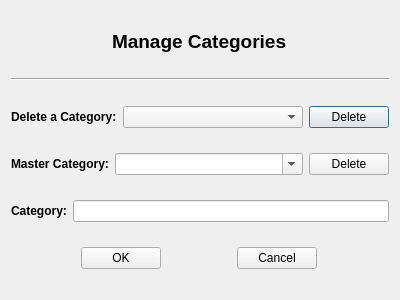
<?xml version="1.0" encoding="UTF-8"?>
<ui version="4.0">
 <class>ManageCategories</class>
 <widget class="QDialog" name="ManageCategories">
  <property name="geometry">
   <rect>
    <x>0</x>
    <y>0</y>
    <width>400</width>
    <height>300</height>
   </rect>
  </property>
  <property name="sizePolicy">
   <sizepolicy hsizetype="Preferred" vsizetype="Preferred">
    <horstretch>0</horstretch>
    <verstretch>0</verstretch>
   </sizepolicy>
  </property>
  <property name="windowTitle">
   <string>Manage Categories</string>
  </property>
  <layout class="QVBoxLayout" name="verticalLayout">
   <item alignment="Qt::AlignHCenter">
    <widget class="QLabel" name="title_label">
     <property name="sizePolicy">
      <sizepolicy hsizetype="Fixed" vsizetype="Fixed">
       <horstretch>0</horstretch>
       <verstretch>0</verstretch>
      </sizepolicy>
     </property>
     <property name="font">
      <font>
       <pointsize>14</pointsize>
       <bold>true</bold>
      </font>
     </property>
     <property name="text">
      <string>Manage Categories</string>
     </property>
    </widget>
   </item>
   <item>
    <widget class="Line" name="line">
     <property name="orientation">
      <enum>Qt::Horizontal</enum>
     </property>
    </widget>
   </item>
   <item>
    <layout class="QHBoxLayout" name="horizontalLayout_4">
     <item>
      <widget class="QLabel" name="category_delete_label">
       <property name="sizePolicy">
        <sizepolicy hsizetype="Fixed" vsizetype="Fixed">
         <horstretch>0</horstretch>
         <verstretch>0</verstretch>
        </sizepolicy>
       </property>
       <property name="font">
        <font>
         <bold>true</bold>
        </font>
       </property>
       <property name="text">
        <string>Delete a Category:</string>
       </property>
      </widget>
     </item>
     <item>
      <widget class="QComboBox" name="category_combobox">
       <property name="sizePolicy">
        <sizepolicy hsizetype="Preferred" vsizetype="Fixed">
         <horstretch>0</horstretch>
         <verstretch>0</verstretch>
        </sizepolicy>
       </property>
      </widget>
     </item>
     <item>
      <widget class="QPushButton" name="delete_category_button">
       <property name="sizePolicy">
        <sizepolicy hsizetype="Fixed" vsizetype="Fixed">
         <horstretch>0</horstretch>
         <verstretch>0</verstretch>
        </sizepolicy>
       </property>
       <property name="text">
        <string>Delete</string>
       </property>
      </widget>
     </item>
    </layout>
   </item>
   <item>
    <layout class="QHBoxLayout" name="horizontalLayout">
     <item>
      <widget class="QLabel" name="master_category_label">
       <property name="sizePolicy">
        <sizepolicy hsizetype="Fixed" vsizetype="Fixed">
         <horstretch>0</horstretch>
         <verstretch>0</verstretch>
        </sizepolicy>
       </property>
       <property name="font">
        <font>
         <bold>true</bold>
        </font>
       </property>
       <property name="text">
        <string>Master Category:</string>
       </property>
      </widget>
     </item>
     <item>
      <widget class="QComboBox" name="master_category_combo">
       <property name="focusPolicy">
        <enum>Qt::ClickFocus</enum>
       </property>
       <property name="toolTip">
        <string>Type here and press enter to add a category</string>
       </property>
       <property name="editable">
        <bool>true</bool>
       </property>
       <property name="sizeAdjustPolicy">
        <enum>QComboBox::AdjustToContents</enum>
       </property>
      </widget>
     </item>
     <item>
      <widget class="QPushButton" name="delete_button">
       <property name="sizePolicy">
        <sizepolicy hsizetype="Fixed" vsizetype="Fixed">
         <horstretch>0</horstretch>
         <verstretch>0</verstretch>
        </sizepolicy>
       </property>
       <property name="focusPolicy">
        <enum>Qt::NoFocus</enum>
       </property>
       <property name="text">
        <string>Delete</string>
       </property>
      </widget>
     </item>
    </layout>
   </item>
   <item>
    <layout class="QHBoxLayout" name="horizontalLayout_2">
     <item>
      <widget class="QLabel" name="category_label">
       <property name="sizePolicy">
        <sizepolicy hsizetype="Fixed" vsizetype="Fixed">
         <horstretch>0</horstretch>
         <verstretch>0</verstretch>
        </sizepolicy>
       </property>
       <property name="font">
        <font>
         <bold>true</bold>
        </font>
       </property>
       <property name="text">
        <string>Category:</string>
       </property>
      </widget>
     </item>
     <item>
      <widget class="QLineEdit" name="category_line_edit"/>
     </item>
    </layout>
   </item>
   <item>
    <layout class="QHBoxLayout" name="horizontalLayout_3">
     <item>
      <widget class="QPushButton" name="ok_button">
       <property name="sizePolicy">
        <sizepolicy hsizetype="Fixed" vsizetype="Fixed">
         <horstretch>0</horstretch>
         <verstretch>0</verstretch>
        </sizepolicy>
       </property>
       <property name="text">
        <string>OK</string>
       </property>
      </widget>
     </item>
     <item>
      <widget class="QPushButton" name="cancel_button">
       <property name="sizePolicy">
        <sizepolicy hsizetype="Fixed" vsizetype="Fixed">
         <horstretch>0</horstretch>
         <verstretch>0</verstretch>
        </sizepolicy>
       </property>
       <property name="text">
        <string>Cancel</string>
       </property>
      </widget>
     </item>
    </layout>
   </item>
  </layout>
 </widget>
 <resources/>
 <connections/>
</ui>
